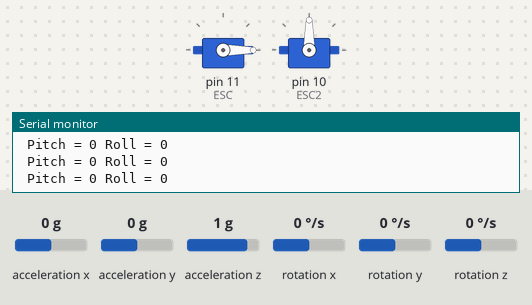
A sketch run on a simulated Arduino Uno, built with avr-gcc and run on an emulated ATmega328P. On the bench: 2 × servo, the last lines printed to the serial monitor. Inputs (shaded band) come from the test bench; at power-on: acceleration x 0 g, acceleration z 1 g, acceleration y 0 g, rotation x 0 °/s, rotation y 0 °/s, rotation z 0 °/s.

Above: at 1.2 s.
1.3 s: acceleration x set to 0.3 g
At 2.5 s:
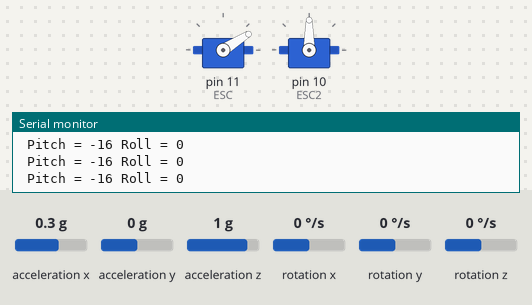
2.8 s: acceleration z set to -0.8 g
At 3.5 s:
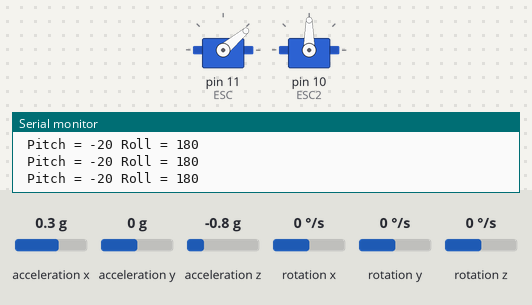
4.3 s: acceleration x set to 1.4 g
At 5.0 s:
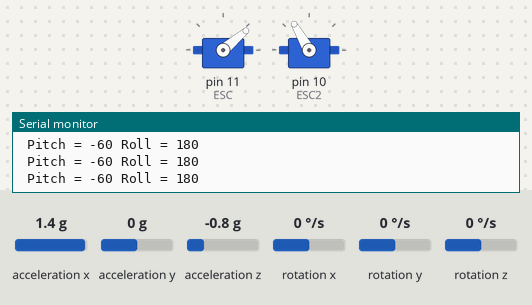
5.8 s: acceleration y set to -1.4 g
At 7.0 s:
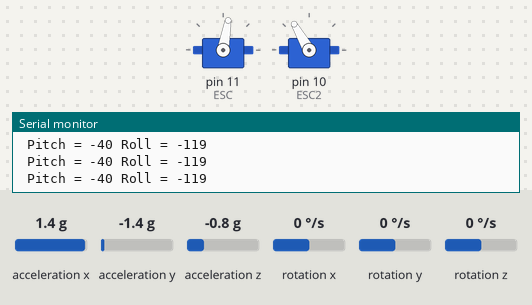
7.3 s: acceleration z set to 1.4 g
At 8.5 s:
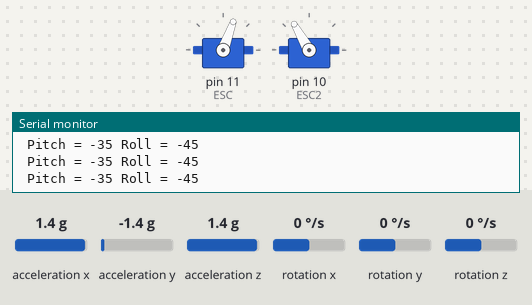
8.8 s: acceleration x set to -1.4 g
At 10.2 s:
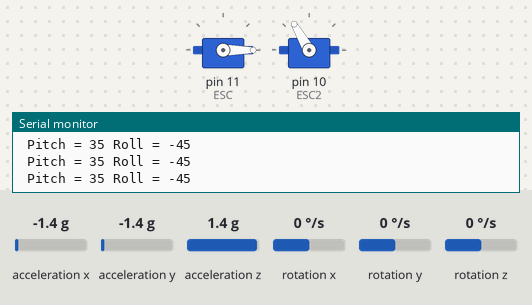
Timing chart, 0 to 11.3 s (numbered marks = the images above; inputs shaded):
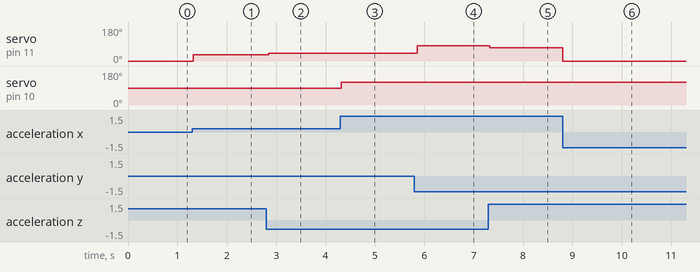

The sketch:

gyro_stabilizasyon.ino
```cpp
#include <Wire.h>
#include <Servo.h>
#include <MPU6050.h>

MPU6050 mpu;
Servo ESC;
Servo ESC2;

const int motor1=11;
const int motor2=10;

void setup()
{
  ESC.attach(11, 1500, 2000);
  ESC2.attach(10, 1000, 2000);

  Serial.begin(9600);

  Serial.println("Initialize MPU6050");

  while(!mpu.begin(MPU6050_SCALE_2000DPS, MPU6050_RANGE_2G))
  {
    Serial.println("Could not find a valid MPU6050 sensor, check wiring!");
    delay(500);
  }
}

void loop()
{
  // Read normalized values
  Vector normAccel = mpu.readNormalizeAccel();

  // Calculate Pitch & Roll
  int pitch = -(atan2(normAccel.XAxis, sqrt(normAccel.YAxis*normAccel.YAxis + normAccel.ZAxis*normAccel.ZAxis))*180.0)/M_PI;
  int roll = (atan2(normAccel.YAxis, normAccel.ZAxis)*180.0)/M_PI;

  // Output
  Serial.print(" Pitch = ");
  Serial.print(pitch);
  Serial.print(" Roll = ");
  Serial.print(roll);


  int potsol=map(pitch, 0, -90, 0, 180);


  if(potsol<=88)
  {
    ESC.write(potsol);
  }

  if (potsol>=95)
  {
    ESC2.write(potsol);
  }


  Serial.println();
  delay(50);
}
```

Measured:
- the behaviour switches between 0.1 and 0.2 g on acceleration x (found by bisection; images 0 and 1)
- after the input at 1.3 s, servo on pin 11 (ESC): 0° → 32° at once
- after the input at 2.8 s, servo on pin 11 (ESC): 32° → 40° after 0.05 s
- after the input at 4.3 s, servo on pin 10 (ESC2): 90° → 120° at once
- after the input at 5.8 s, servo on pin 11 (ESC): 40° → 80° after 0.05 s
- after the input at 7.3 s, servo on pin 11 (ESC): 80° → 70° at once
- after the input at 8.8 s, servo on pin 11 (ESC): 70° → 0° at once
